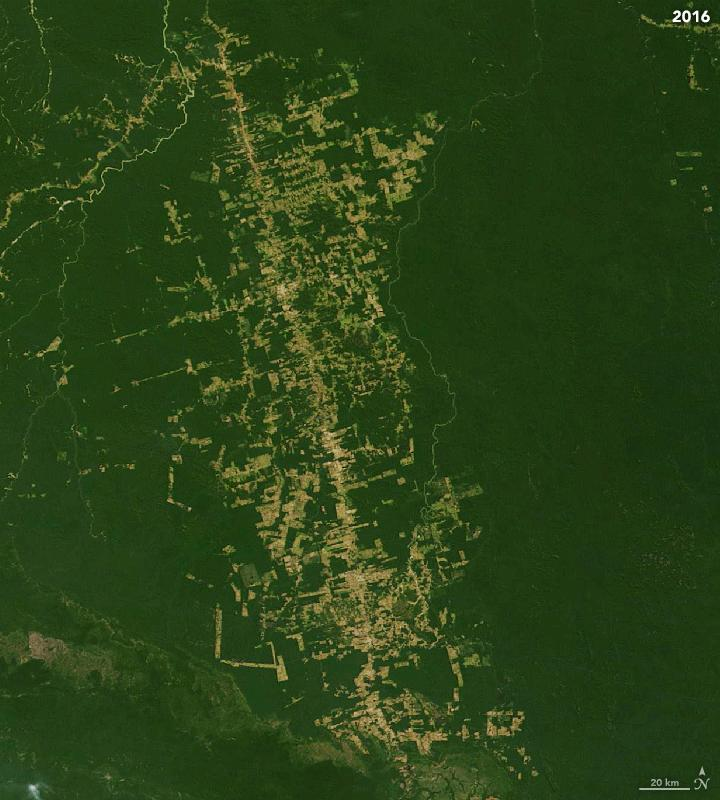
%> input picture practice/year2016.jpg, 720 x 800 px
$ octave amazon.m   (GNU Octave 9; MATLAB toolbox functions it lacks are replaced by stand-ins)
%> lines starting %> are read from the running program, lines starting %| are printed output that depends on the picture
imshow(year2000)
%> (this line was passed over: year2000 is not available in this run)
title("Year 2000")


year2016 = imread("year2016.jpg");
%> year2016 is the input picture: size 800x720x3 uint8; mean R, G, B 42.3, 66.7, 23.2
imshowpair(year2000,year2016,"montage")
%> (this line was passed over: year2000 is not available in this run)
title("2016 vs 2000")


gray2016 = im2gray(year2016);
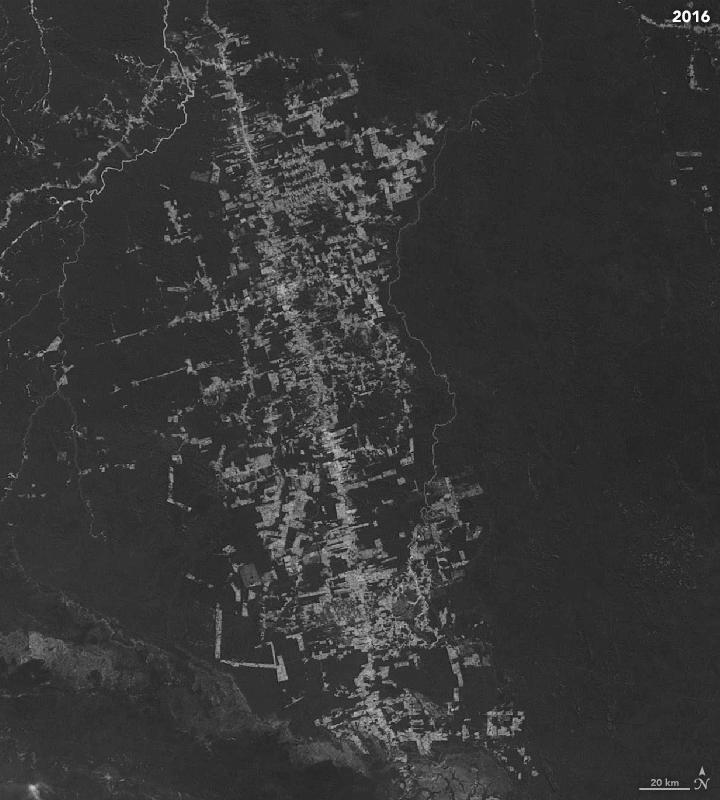
%> gray2016: size 800x720 uint8; min 5, max 253, mean 54.4
imshow(gray2016)
%tilte("Gray Scaled 2016 image")

imhist(gray2016);
%> figure, not shown here; highest point at x = 44, y = 44162

adj2016 = imadjust(gray2016);
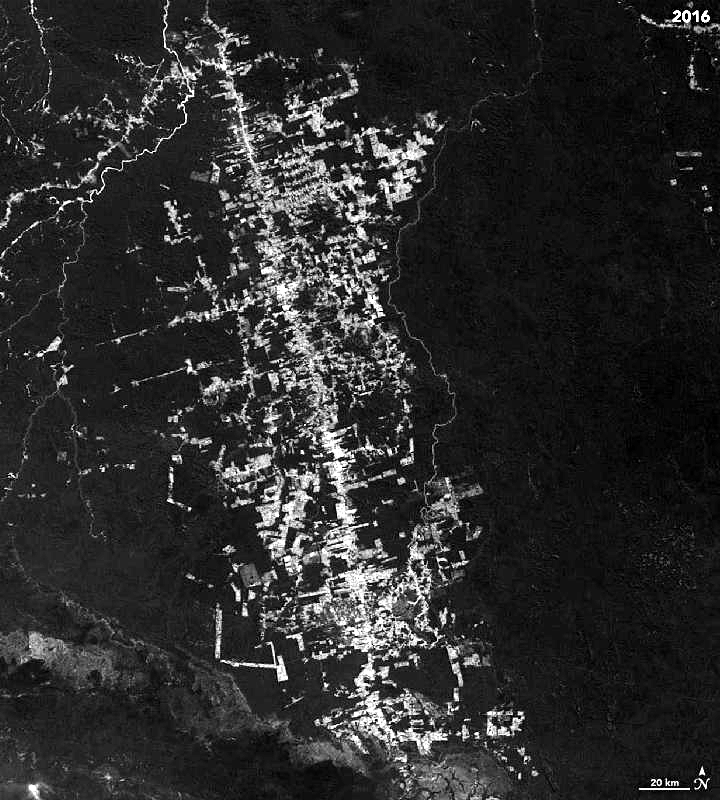
%> adj2016: size 800x720 uint8; min 0, max 255, mean 43.8
imhist(gray2016)
title("Adjusted hist")
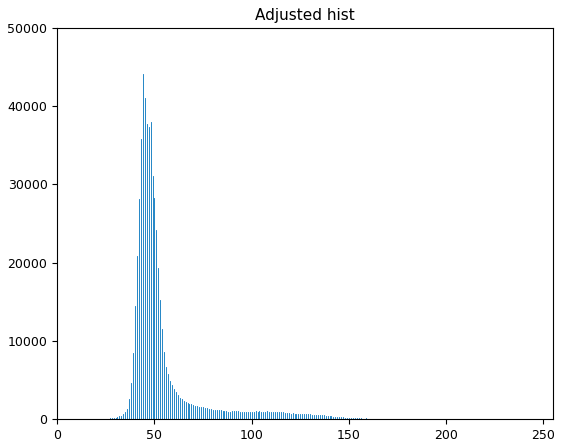
%> figure redrawn from the program's plot data; highest point at x = 44, y = 44162

imshowpair(gray2016,adj2016,'montage')
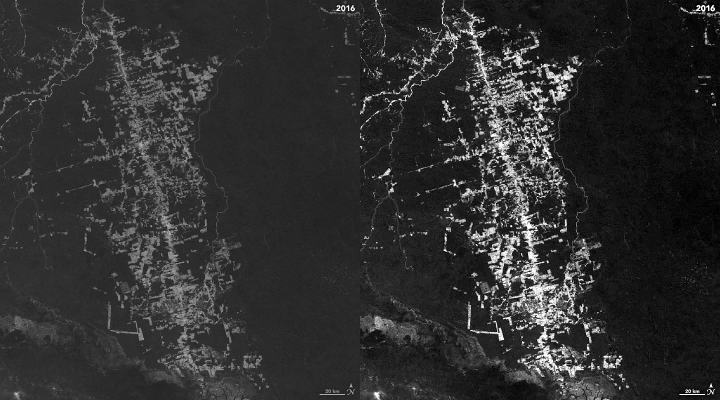
%> displayed picture: size 800x1440, on the screen's scale of 0 to 255 (shown at 1/2 size); min 0, max 255, mean 47.3
title("Gray scale vs Adjusted GS")

year2004 =imread("year2004.jpg")
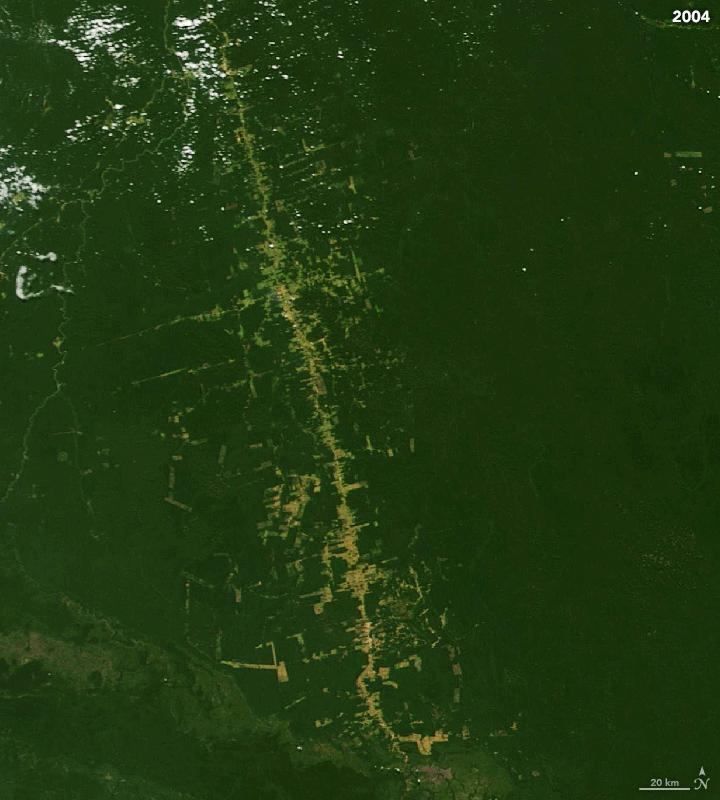
%> input picture practice/year2004.jpg, 720 x 800 px
%> year2004 is the input picture: size 800x720x3 uint8; mean R, G, B 32.8, 57.6, 17
gray2004 = im2gray(year2004);
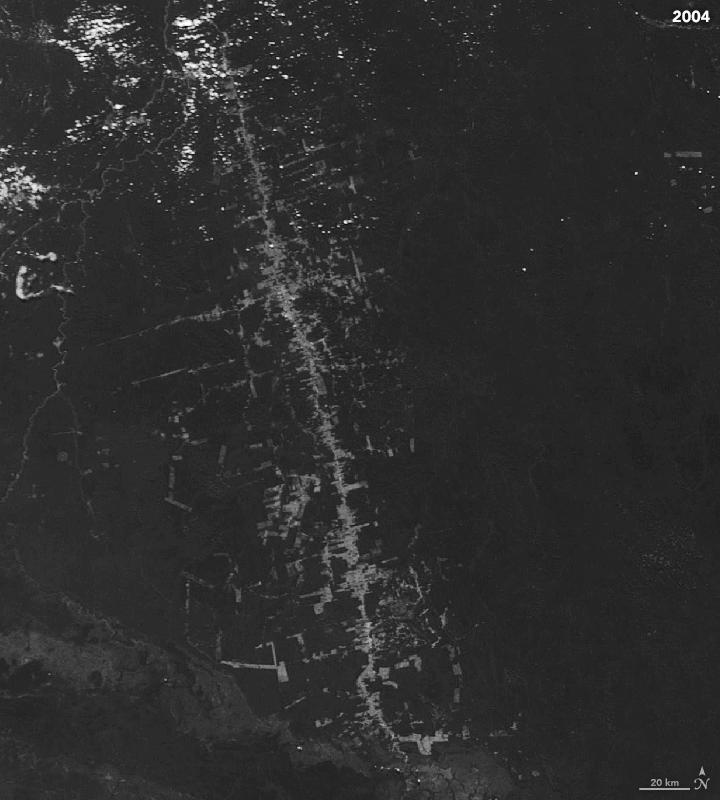
%> gray2004: size 800x720 uint8; min 3, max 255, mean 45.5
%imshow(gray2004)
%tilte("Gray Scaled 2004 image")

%imhist(gray2004);

adj2004 = imadjust(gray2004);
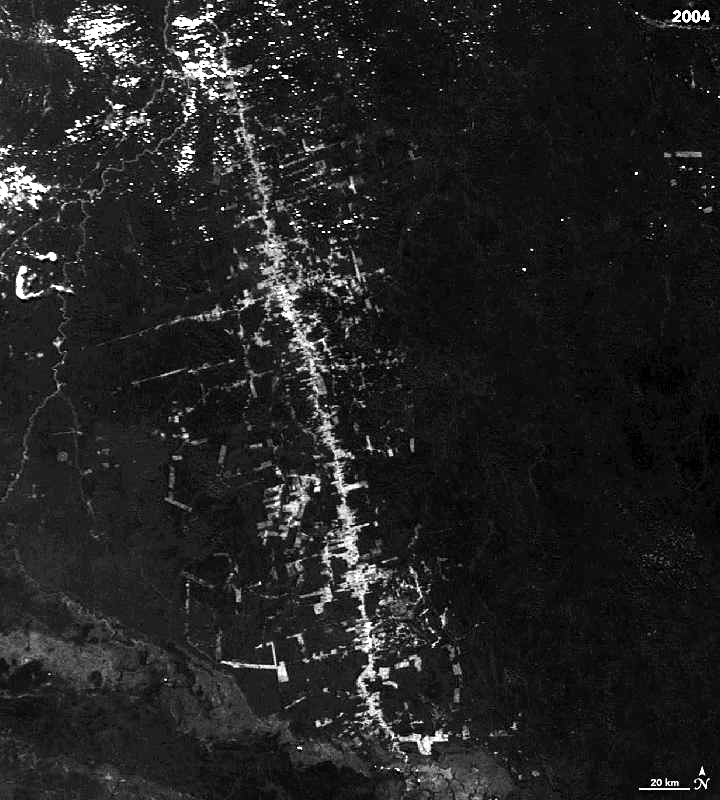
%> adj2004: size 800x720 uint8; min 0, max 255, mean 34.5
